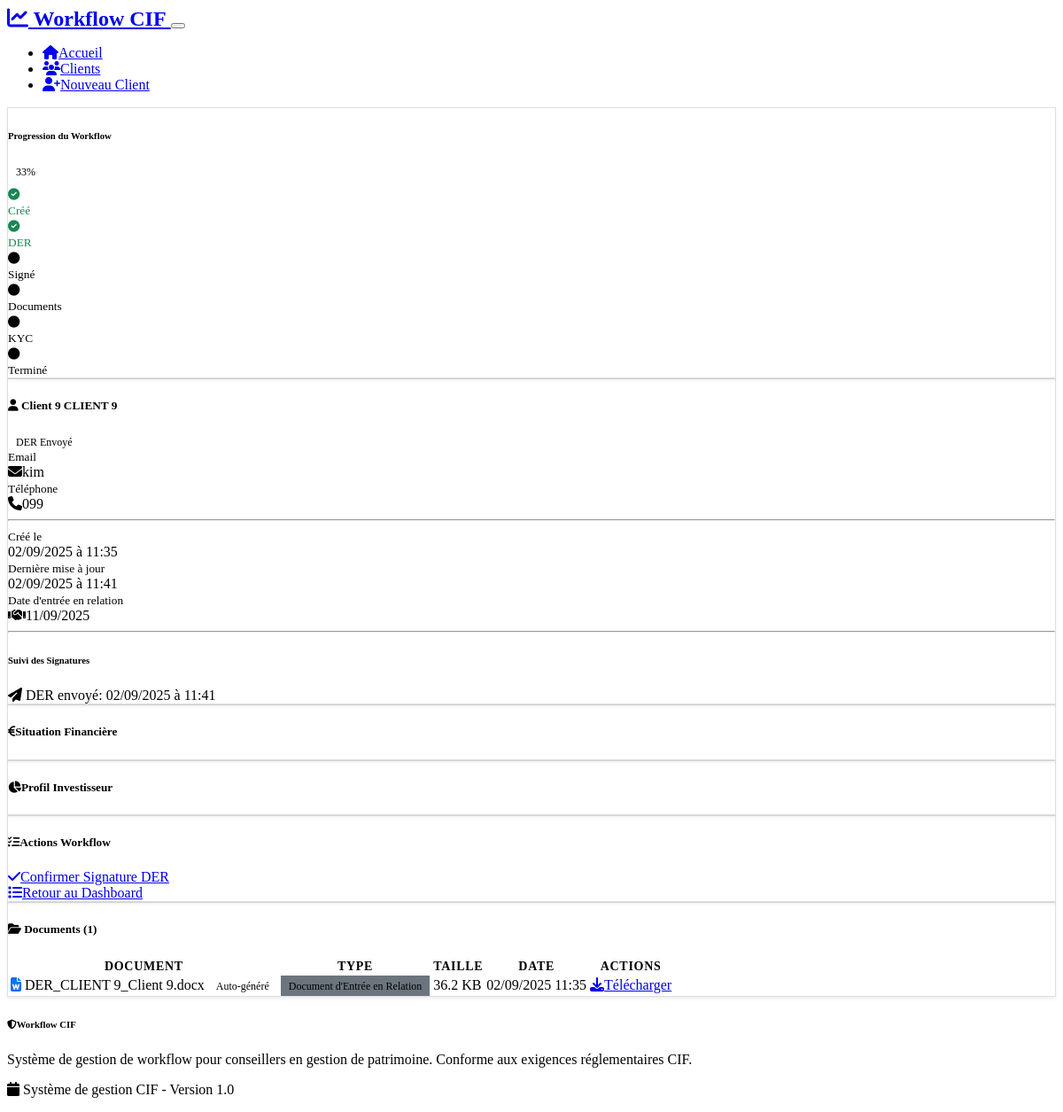
Page /client/2 on the committed database.
### models.py (models this page shows)
class Client(db.Model):
    __tablename__ = 'clients'
    id = db.Column(db.Integer, primary_key=True)
    nom = db.Column(db.String(100), nullable=False)
    prenom = db.Column(db.String(100), nullable=False)
    email = db.Column(db.String(120), unique=True, nullable=False)
    telephone = db.Column(db.String(20))
    date_naissance = db.Column(db.Date)
    adresse = db.Column(db.Text)
    ville = db.Column(db.String(100))
    profession = db.Column(db.String(100))
    revenus_mensuels = db.Column(db.Float)
    patrimoine_total = db.Column(db.Float)
    charges_mensuelles = db.Column(db.Float)
    tolerance_risque = db.Column(db.Enum(RiskTolerance))
    horizon_investissement = db.Column(db.Enum(InvestmentHorizon))
    experience_financiere = db.Column(db.String(50))
    objectifs_investissement = db.Column(db.Text)
    profil_score = db.Column(db.Integer)  # Score de 1 à 7
    statut_workflow = db.Column(db.Enum(WorkflowStatus), default=WorkflowStatus.CREATED)
    date_creation = db.Column(db.DateTime, default=datetime.utcnow)
    date_derniere_maj = db.Column(db.DateTime, default=datetime.utcnow, onupdate=datetime.utcnow)
    date_entree_relation = db.Column(db.Date)
    date_envoi_der = db.Column(db.DateTime)
    date_signature_der = db.Column(db.DateTime)
    date_envoi_documents = db.Column(db.DateTime)
    date_signature_documents = db.Column(db.DateTime)
    date_envoi_souscription = db.Column(db.DateTime)
    documents = db.relationship('Document', backref='client', lazy=True, cascade='all, delete-orphan')
    questionnaire_responses = db.relationship('QuestionnaireResponse', backref='client', lazy=True, cascade='all, delete-orphan')

class Document(db.Model):
    __tablename__ = 'documents'
    id = db.Column(db.Integer, primary_key=True)
    client_id = db.Column(db.Integer, db.ForeignKey('clients.id'), nullable=False)
    nom_fichier = db.Column(db.String(255), nullable=False)
    nom_original = db.Column(db.String(255), nullable=False)
    type_document = db.Column(db.Enum(DocumentType), nullable=False)
    chemin_fichier = db.Column(db.String(500), nullable=False)
    taille_fichier = db.Column(db.Integer)
    date_upload = db.Column(db.DateTime, default=datetime.utcnow)
    genere_automatiquement = db.Column(db.Boolean, default=False)
    date_envoi_signature = db.Column(db.DateTime)
    date_signature = db.Column(db.DateTime)
    signe = db.Column(db.Boolean, default=False)

### routes.py (the view)
@app.route('/client/<int:client_id>')
def client_details(client_id):
    client = Client.query.get_or_404(client_id)
    documents = Document.query.filter_by(client_id=client_id).all()
    responses = QuestionnaireResponse.query.filter_by(client_id=client_id).all()
    progress = calculate_workflow_progress(client)
    return render_template('client_details.html',
                         client=client,
                         documents=documents,
                         responses=responses,
                         DocumentType=DocumentType,
                         progress=progress)

### templates/client_details.html (shortened to what this page needs)
{% extends "base.html" %}
{% block content %}
<div class="row mb-4">
    <div class="col-12">
        <div class="card">
            <div class="card-body">
                <div class="d-flex justify-content-between align-items-center mb-2">
                    <h6 class="mb-0">Progression du Workflow</h6>
                    <span class="badge bg-primary">{{ progress }}%</span>
                </div>
                <div class="progress" style="height: 8px;">
                </div>
                <div class="row mt-2">
                    <div class="col text-center">
                        <small class="text-{% if progress >= 17 %}success{% else %}muted{% endif %}">
                            <i class="fas fa-{% if progress >= 17 %}check-circle{% else %}circle{% endif %}"></i><br>
                            Créé
                        </small>
                    </div>
                    <div class="col text-center">
                        <small class="text-{% if progress >= 33 %}success{% else %}muted{% endif %}">
                            <i class="fas fa-{% if progress >= 33 %}check-circle{% else %}circle{% endif %}"></i><br>
                            DER
                        </small>
                    </div>
                    <div class="col text-center">
                        <small class="text-{% if progress >= 50 %}success{% else %}muted{% endif %}">
                            <i class="fas fa-{% if progress >= 50 %}check-circle{% else %}circle{% endif %}"></i><br>
                            Signé
                        </small>
                    </div>
                    <div class="col text-center">
                        <small class="text-{% if progress >= 67 %}success{% else %}muted{% endif %}">
                            <i class="fas fa-{% if progress >= 67 %}check-circle{% else %}circle{% endif %}"></i><br>
                            Documents
                        </small>
                    </div>
                    <div class="col text-center">
                        <small class="text-{% if progress >= 83 %}success{% else %}muted{% endif %}">
                            <i class="fas fa-{% if progress >= 83 %}check-circle{% else %}circle{% endif %}"></i><br>
                            KYC
                        </small>
                    </div>
                    <div class="col text-center">
                        <small class="text-{% if progress == 100 %}success{% else %}muted{% endif %}">
                            <i class="fas fa-{% if progress == 100 %}check-circle{% else %}circle{% endif %}"></i><br>
                            Terminé
                        </small>
                    </div>
                </div>
            </div>
        </div>
    </div>
</div>
<div class="row">
    <div class="col-lg-4">
        <div class="card mb-4">
            <div class="card-header">
                <div class="d-flex justify-content-between align-items-center">
                    <h5 class="mb-0">
                        <i class="fas fa-user me-2"></i>
                        {{ client.prenom }} {{ client.nom }}
                    </h5>
                    <span class="badge bg-{% if client.statut_workflow.name == 'COMPLETED' %}success{% elif client.statut_workflow.name == 'CREATED' %}secondary{% else %}primary{% endif %}">
                        {{ client.statut_workflow.value }}
                    </span>
                </div>
            </div>
            <div class="card-body">
                <div class="mb-3">
                    <small class="text-muted">Email</small>
                    <div><i class="fas fa-envelope me-2"></i>{{ client.email }}</div>
                </div>
                {% if client.telephone %}
                    <div class="mb-3">
                        <small class="text-muted">Téléphone</small>
                        <div><i class="fas fa-phone me-2"></i>{{ client.telephone }}</div>
                    </div>
                {% endif %}
                <hr>
                <div class="mb-2">
                    <small class="text-muted">Créé le</small>
                    <div>{{ client.date_creation.strftime('%d/%m/%Y à %H:%M') }}</div>
                </div>
                <div class="mb-3">
                    <small class="text-muted">Dernière mise à jour</small>
                    <div>{{ client.date_derniere_maj.strftime('%d/%m/%Y à %H:%M') }}</div>
                </div>
                {% if client.date_entree_relation %}
                    <div class="mb-2">
                        <small class="text-muted">Date d'entrée en relation</small>
                        <div><i class="fas fa-handshake me-2"></i>{{ client.date_entree_relation.strftime('%d/%m/%Y') }}</div>
                    </div>
                {% endif %}
                {% if client.date_envoi_der or client.date_signature_der or client.date_envoi_documents or client.date_signature_documents or client.date_envoi_souscription %}
                    <hr>
                    <h6 class="text-primary">Suivi des Signatures</h6>
                    {% if client.date_envoi_der %}
                        <div class="small mb-1">
                            <i class="fas fa-paper-plane text-info me-2"></i>
                            DER envoyé: {{ client.date_envoi_der.strftime('%d/%m/%Y à %H:%M') }}
                        </div>
                    {% endif %}
                {% endif %}
            </div>
        </div>
        <div class="card mb-4">
            <div class="card-header">
                <h5 class="mb-0"><i class="fas fa-euro-sign me-2"></i>Situation Financière</h5>
            </div>
        </div>
        <div class="card mb-4">
            <div class="card-header">
                <h5 class="mb-0"><i class="fas fa-chart-pie me-2"></i>Profil Investisseur</h5>
            </div>
        </div>
    </div>
    <div class="col-lg-8">
        <div class="card mb-4">
            <div class="card-header">
                <h5 class="mb-0"><i class="fas fa-tasks me-2"></i>Actions Workflow</h5>
            </div>
            <div class="card-body">
                <div class="row g-2">
                    {% if client.statut_workflow.name == 'DER_GENERATED' %}
                        <div class="col-md-6">
                            <a href="{{ url_for('send_der_signature', client_id=client.id) }}" class="btn btn-primary w-100">
                                <i class="fas fa-paper-plane me-2"></i>Envoyer DER en Signature
                            </a>
                        </div>
                    {% elif client.statut_workflow.name == 'DER_SENT' %}
                        <div class="col-md-6">
                            <a href="{{ url_for('confirm_der_signed', client_id=client.id) }}" class="btn btn-success w-100">
                                <i class="fas fa-check me-2"></i>Confirmer Signature DER
                            </a>
                        </div>
                    {% elif client.statut_workflow.name == 'DER_SIGNED' %}
                        <div class="col-md-6">
                            <a href="{{ url_for('upload_documents', client_id=client.id) }}" class="btn btn-warning w-100">
                                <i class="fas fa-upload me-2"></i>Télécharger Documents KYC
                            </a>
                        </div>
                    {% elif client.statut_workflow.name == 'DOCUMENTS_UPLOADED' %}
                        <div class="col-md-6">
                            <a href="{{ url_for('questionnaire', client_id=client.id) }}" class="btn btn-info w-100">
                                <i class="fas fa-clipboard-list me-2"></i>Compléter Questionnaire
                            </a>
                        </div>
                    {% elif client.statut_workflow.name == 'QUESTIONNAIRE_COMPLETED' %}
                        <div class="col-md-6">
                            <a href="{{ url_for('generate_final_documents', client_id=client.id) }}" class="btn btn-success w-100">
                                <i class="fas fa-file-word me-2"></i>Générer Documents Finaux
                            </a>
                        </div>
                    {% elif client.statut_workflow.name == 'DOCUMENTS_GENERATED' %}
                        <div class="col-md-6">
                            <a href="{{ url_for('send_documents_signature', client_id=client.id) }}" class="btn btn-primary w-100">
                                <i class="fas fa-paper-plane me-2"></i>Envoyer en Signature
                            </a>
                        </div>
                    {% elif client.statut_workflow.name == 'DOCUMENTS_SENT' %}
                        <div class="col-md-6">
                            <a href="{{ url_for('confirm_documents_signed', client_id=client.id) }}" class="btn btn-success w-100">
                                <i class="fas fa-check me-2"></i>Confirmer Signatures
                            </a>
                        </div>
                    {% elif client.statut_workflow.name == 'DOCUMENTS_SIGNED' %}
                        <div class="col-md-6">
                            <a href="{{ url_for('send_subscription_forms', client_id=client.id) }}" class="btn btn-info w-100">
                                <i class="fas fa-file-contract me-2"></i>Envoyer Bulletins Souscription
                            </a>
                        </div>
                    {% elif client.statut_workflow.name == 'SUBSCRIPTION_SENT' %}
                        <div class="col-md-6">
                            <a href="{{ url_for('complete_workflow', client_id=client.id) }}" class="btn btn-primary w-100">
                                <i class="fas fa-check me-2"></i>Terminer Workflow
                            </a>
                        </div>
                    {% endif %}
                    <div class="col-md-6">
                        <a href="{{ url_for('dashboard') }}" class="btn btn-outline-secondary w-100">
                            <i class="fas fa-list me-2"></i>Retour au Dashboard
                        </a>
                    </div>
                </div>
            </div>
        </div>
        <div class="card mb-4">
            <div class="card-header">
                <h5 class="mb-0">
                    <i class="fas fa-folder-open me-2"></i>
                    Documents ({{ documents|length }})
                </h5>
            </div>
            <div class="card-body">
                {% if documents %}
                    <div class="table-responsive">
                        <table class="table table-hover">
                            <thead>
                                <tr>
                                    <th>Document</th>
                                    <th>Type</th>
                                    <th>Taille</th>
                                    <th>Date</th>
                                    <th>Actions</th>
                                </tr>
                            </thead>
                            <tbody>
                                {% for doc in documents %}
                                <tr>
                                    <td>
                                        <i class="fas fa-file-{% if 'pdf' in doc.nom_original.lower() %}pdf{% elif doc.genere_automatiquement %}word{% else %}alt{% endif %} me-2"></i>
                                        {{ doc.nom_original }}
                                        {% if doc.genere_automatiquement %}
                                            <span class="badge bg-success ms-2">Auto-généré</span>
                                        {% endif %}
                                    </td>
                                    <td>
                                        <span class="badge bg-{% if doc.type_document.name in ['RAPPORT_ADEQUATION', 'LETTRE_MISSION'] %}primary{% else %}secondary{% endif %}">
                                            {{ doc.type_document.value }}
                                        </span>
                                    </td>
                                    <td>
                                        {% if doc.taille_fichier %}
                                            {{ "%.1f"|format(doc.taille_fichier / 1024) }} KB
                                        {% else %}
                                            N/A
                                        {% endif %}
                                    </td>
                                    <td>{{ doc.date_upload.strftime('%d/%m/%Y %H:%M') }}</td>
                                    <td>
                                        <a href="{{ url_for('download_document', document_id=doc.id) }}"
                                           class="btn btn-sm btn-outline-primary">
                                            <i class="fas fa-download me-1"></i>Télécharger
                                        </a>
                                    </td>
                                </tr>
                                {% endfor %}
                            </tbody>
                        </table>
                    </div>
                {% endif %}
            </div>
        </div>
    </div>
</div>
{% endblock %}

### rows in the picture
Client: prenom "Client 9", nom "CLIENT 9", statut_workflow.value "DER Envoyé", email "kim", telephone "099", date_creation "02/09/2025 à 11:35", date_derniere_maj "02/09/2025 à 11:41", date_entree_relation "11/09/2025", date_envoi_der "02/09/2025 à 11:41"
Document: genere_automatiquement True (drawn), nom_original "DER_CLIENT 9_Client 9.docx", type_document.value "Document d'Entrée en Relation", doc.taille_fichier/1024 "36.2", date_upload "02/09/2025 11:35"

### other values in the picture
{{ progress }} "33"
{{ documents|length }} "1"
